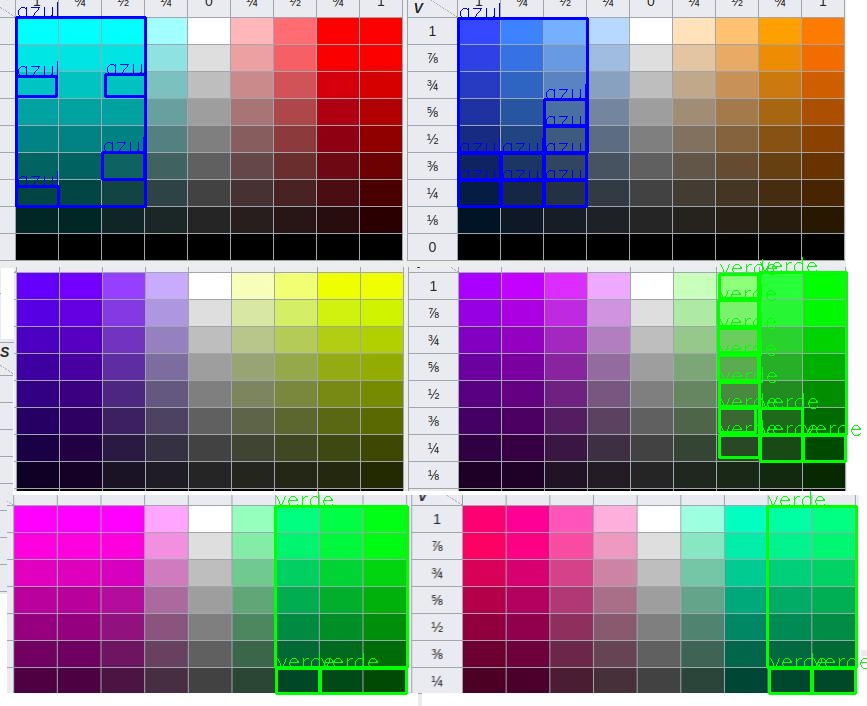
#> input picture images.jpg, 867 x 706 px
$ python color_figure_detector.py   (older library calls are emulated)
#> lines starting #> are read from the running program, lines starting #| are printed output that depends on the picture; after the words box and inside, x2 and y2 are one past the last pixel; in counts of white or black regions, pixels touching at a corner belong together
# -*- coding: utf-8 -*-
"""
Created on Mon Apr  9 15:47:13 2018
@author: marcos
"""

import cv2
import numpy as np

def color_detector(color, image,nome):


    if nome == "azul":
        rectangle_color = (255,0,0)
    elif nome == "amarelo":
        rectangle_color = (0,255,255)
    elif nome == "vermelho":
        rectangle_color = (0,0,255)
    elif nome == "preto":
        rectangle_color = (0,0,0)
    elif nome == "alaranjado":
        rectangle_color = (3,163,255)
    elif nome == "roxo":
        rectangle_color = (200,0,87)
    elif nome == "violeta":
        rectangle_color = (160,0,125)
    elif nome == "verde":
        rectangle_color = (0,255,0)
    elif nome == "rosa":
        rectangle_color = (130,0,255)
    else:
        rectangle_color = (0,0,0)

    (_,contours,hierarchy)=cv2.findContours(color,cv2.cv2.RETR_EXTERNAL,cv2.CHAIN_APPROX_SIMPLE)
    for pic, contour in enumerate (contours):
        area = cv2.contourArea(contour)
        if(area>300):
            x,y,w,h = cv2.boundingRect(contour)
            image = cv2.rectangle(image,(x,y),(x+w,y+h),rectangle_color,2)
            cv2.putText(image,nome,(x,y),cv2.FONT_HERSHEY_SIMPLEX,0.7,rectangle_color)

    return image

#
#definindo o range do rosa
# [20 lines left out: functions color_pink, color_violet, color_purple, not called in this run]

#definindo o range da cor azul
def color_blue(hsv):
    lower_blue = np.array([90,109,50],np.uint8)
    upper_blue = np.array([120,255,255],np.uint8)
    blue=cv2.inRange(hsv,lower_blue,upper_blue)
    return blue

#definindo o range da cor verde
def color_green(hsv):
    lower_green = np.array([38,120,50],np.uint8)
    upper_green = np.array([80,255,255],np.uint8)
    green = cv2.inRange(hsv,lower_green,upper_green)
    return green

#definindo o range da cor amarelo
# [35 lines left out: functions color_yellow, color_orange, color_red, color_black, get_colors, not called in this run]

def processing(color, hsv):

    if color == "azul":
        range_color = color_blue(hsv)

    elif color == "amarelo":
        range_color = color_yellow(hsv)

    elif color == "vermelho":
        range_color = color_red(hsv)

    elif color == "preto":
        range_color = color_black(hsv)

    elif color == "laranja":
        range_color = color_orange(hsv)

    elif color == "roxo":
        range_color = color_purple(hsv)

    elif color == "violeta":
        range_color = color_violet(hsv)

    elif color == "verde":
        range_color = color_green(hsv)

    elif color == "rosa":
        range_color = color_pink(hsv)

    else:  range_color = 1

    return range_color


def main(datapath,color):

#> called with datapath = 'images.jpg'
    frame = cv2.imread(datapath,cv2.IMREAD_UNCHANGED)
#> frame is the input picture: shape (706, 867, 3); mean B, G, R 128.5, 125, 123.5
    hsv = cv2.cvtColor(frame, cv2.COLOR_BGR2HSV) #conversao para hsv
#> hsv: shape (706, 867, 3); mean H, S, V 86.9, 130.9, 167.8

    processing(color,hsv)
    num = len(color)
#> num = 2

    for x in range(0,num):
        range_color = processing(color[x],hsv)
        print(color[x])
        if range == 1:
            print("Erro")
        else:
            retorno=color_detector(range_color,frame,color[x])
#> this loop made 2 passes
#| azul
#| verde
#> pass 1, in color_blue, `blue=cv2.inRange(hsv,lower_blue,upper_blue)`:
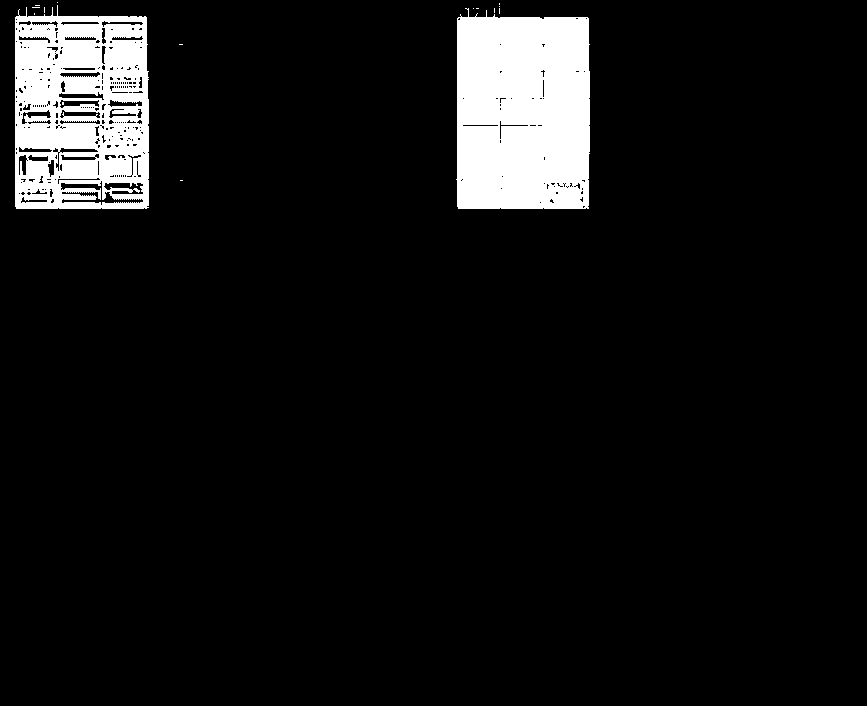
#> blue: shape (706, 867); 7.6% white; 16 white regions (14 under 20 px), largest, box (x1, y1, x2, y2) and area: (456, 8, 590, 209) 25183, (15, 5, 149, 209) 21333
#> pass 2, in color_green, `green = cv2.inRange(hsv,lower_green,upper_green)`:
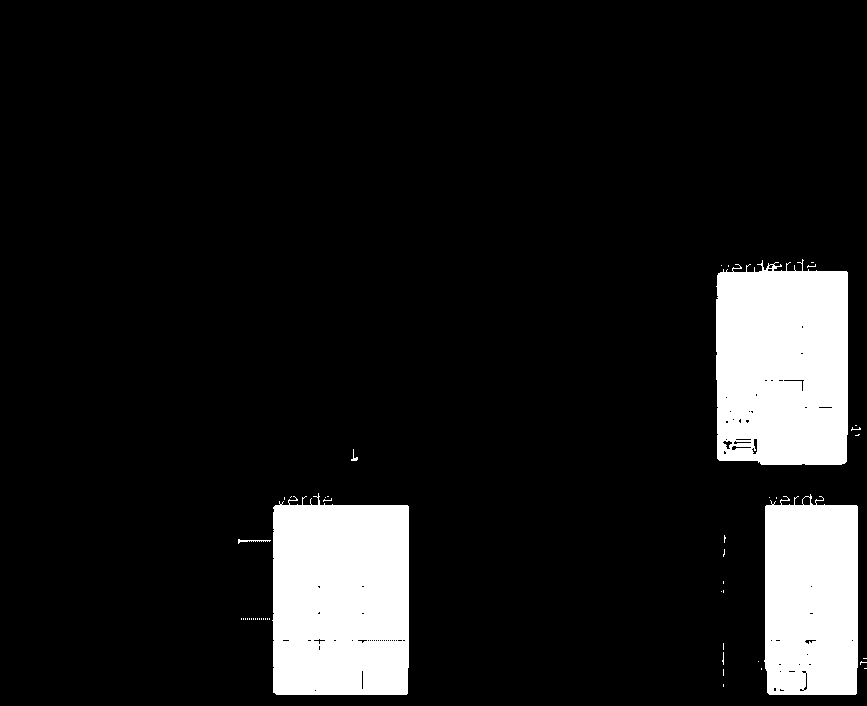
#> green: shape (706, 867); 11.2% white; 48 white regions (43 under 20 px), largest, box (x1, y1, x2, y2) and area: (272, 493, 409, 695) 25777, (716, 259, 848, 465) 25160, (764, 494, 858, 695) 17596, (238, 539, 271, 544) 59, (351, 449, 358, 461) 29
#> pass 2, in main, `retorno=color_detector(range_color,frame,color[x])`:
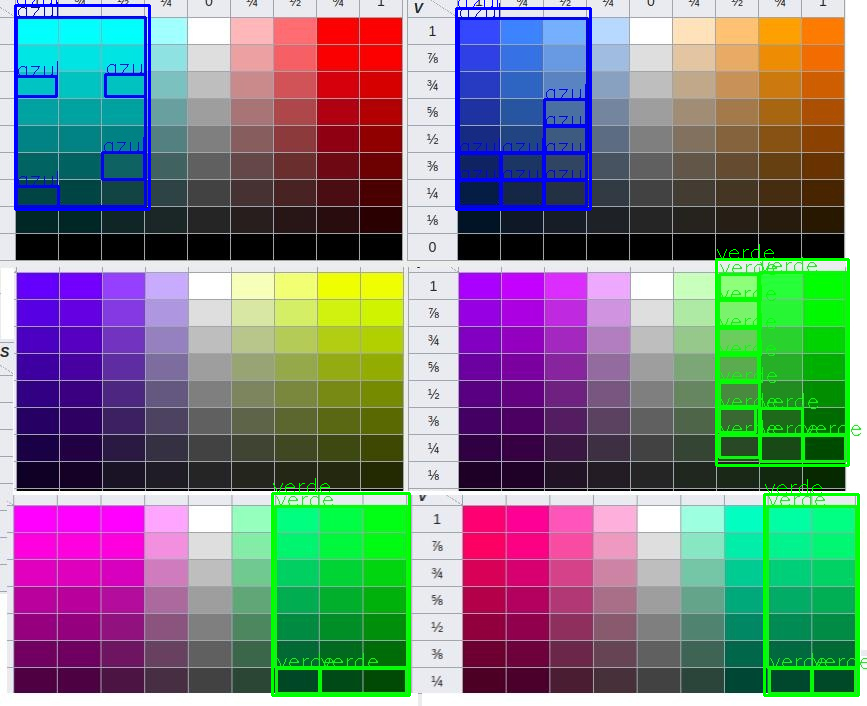
#> retorno: shape (706, 867, 3); mean B, G, R 127.6, 124.8, 121.4

    cv2.imwrite(datapath, retorno)

    return retorno

datapath = "images.jpg" #localização da imagem
color = ["azul", "verde"] # sequ
retorno = main(datapath,color)
